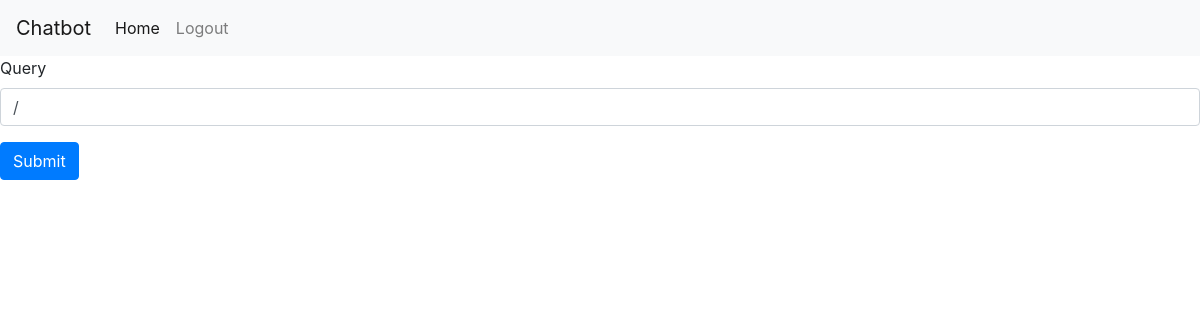
Page /superadmin/studenthome (signed in) on the earlier database version.
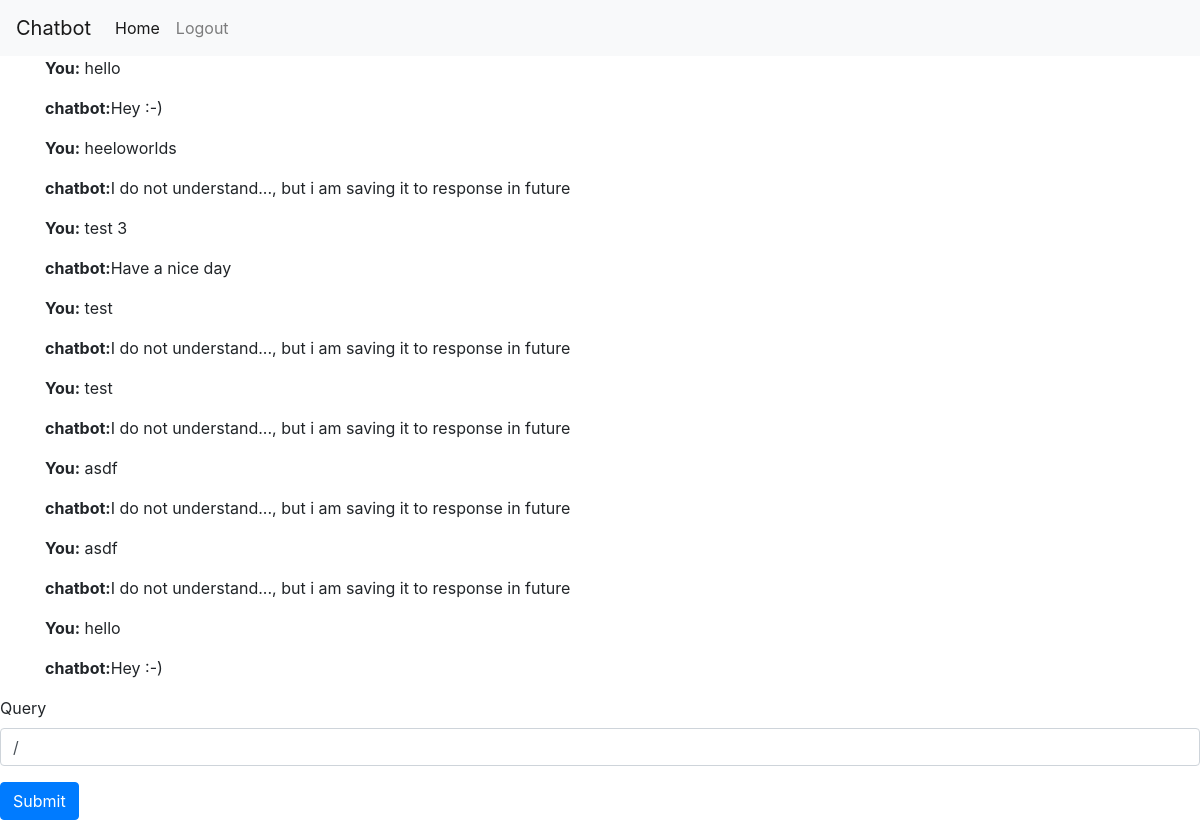
Same page on the later database version.
### superadmin/models.py (models this page shows, shortened)
class QueryHistory(models.Model):
    query = models.CharField(max_length=255)
    response = models.CharField(max_length=255,default="-")
    queried_by=models.ForeignKey(User, on_delete=models.DO_NOTHING)

### superadmin/views.py (the view, shortened to what this page needs)
# urls.py: path('studenthome', views.studentHome, name="StudentHome"),
@login_required
@student_required
def studentHome(request):
    queryHistory=QueryHistory.objects.filter(queried_by=request.user)
    context={'response':'','queries':queryHistory}
    return render(request, 'superadmin/student_home.html', context)

### superadmin/templates/superadmin/student_home.html (shortened to what this page needs)
{% extends 'superadmin/basic.html' %}
{% block body %}
<form action="/superadmin/studenthome" method="POST">
    {% for o in queries %}
      <div class="container">
        <p><b>You:</b> {{ o.query }}</p>
        <p><b>chatbot:</b>{{ o.response }}</p>
      </div>
    {% endfor %}
    <div class="form-group">
      <label for="exampleInputPassword1">Query</label>
      <input
        type="text"
        class="form-control"
        id="query"
        name="query"
        value={{query}}
      />
    </div>
    <button type="submit" class="btn btn-primary">Submit</button>
  </form>
{% endblock %}

### superadmin/templates/superadmin/basic.html (shortened to what this page needs)
<!doctype html>
<html lang="en">
  <head>
    <link rel="stylesheet" href="https://maxcdn.bootstrapcdn.com/bootstrap/4.0.0/css/bootstrap.min.css">
  </head>
  <body>
    <nav class="navbar navbar-expand-lg navbar-light bg-light">
      <a class="navbar-brand" href="#">Chatbot</a>
      <div class="collapse navbar-collapse" id="navbarSupportedContent">
        {% if user.is_authenticated %}
        <ul class="navbar-nav mr-auto">
          <li class="nav-item active">
            <a class="nav-link" href="#">Home <span class="sr-only">(current)</span></a>
          </li>
          <li class="form-inline my-2 my-lg-0">
            <a class="nav-link" href='{% if user.is_super_admin %}{{"/superadmin/logout"}}{% elif user.is_university %}{{"/superadmin/universityhome/logout"}}{% elif user.is_department %}{{"/superadmin/departmenthome/logout"}}{% else %}{{"/superadmin/studenthome/logout"}}{% endif %}'>Logout</a>
          </li>
        </ul>
        {% endif %}
      </div>
    </nav>
    {% block body %}{% endblock %}
  </body>
</html>

Differences in the rows shown:
added QueryHistory: query "hello", response "Hey :-)"
added QueryHistory: query "heeloworlds", response "I do not understand..., but i am saving it to response in future"
added QueryHistory: query "test 3", response "Have a nice day"
added QueryHistory: query "test", response "I do not understand..., but i am saving it to response in future"
added QueryHistory: query "test", response "I do not understand..., but i am saving it to response in future"
added QueryHistory: query "asdf", response "I do not understand..., but i am saving it to response in future"
added QueryHistory: query "asdf", response "I do not understand..., but i am saving it to response in future"
added QueryHistory: query "hello", response "Hey :-)"
